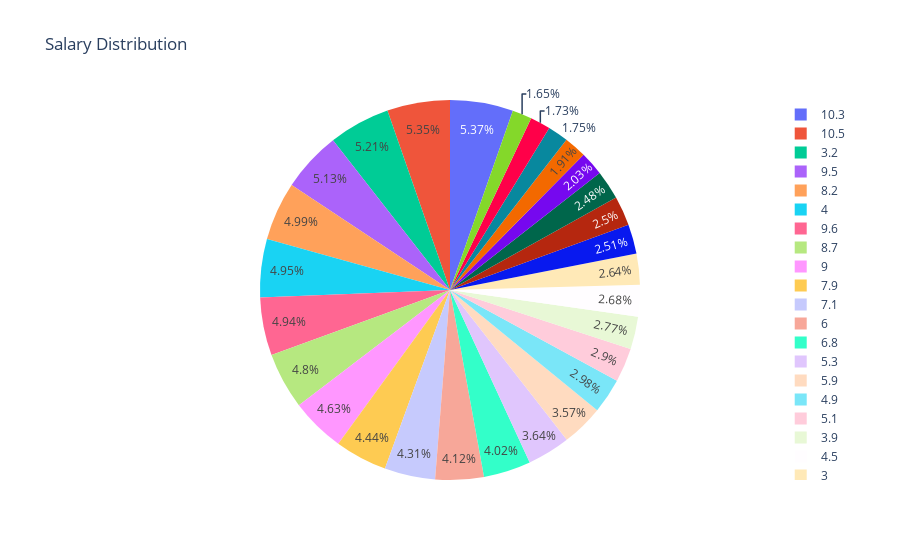

Notebook code for this chart:
### Markdown cell above
## insights there is a postive correlation between salary and Years of experience

### Code cell
#create pie
fig = px.pie(data,values="Salary",names="YearsExperience",title="Salary Distribution")

fig.show()

### Figure 1 — Plotly figure (JSON) as saved in the notebook; plotly's stock layout.template omitted (floating-point values rounded to 4 significant figures)
{"data": [{"domain": {"x": [0, 1], "y": [0, 1]}, "hovertemplate": "YearsExperience=%{label}<br>Salary=%{value}<extra></extra>", "labels": [1.1, 1.3, 1.5, 2, 2.2, 2.9, 3, 3.2, 3.2, 3.7, 3.9, 4, 4, 4.1, 4.5, 4.9, 5.1, 5.3, 5.9, 6, 6.8, 7.1, 7.9, 8.2, 8.7, 9, 9.5, 9.6, 10.3, 10.5], "legendgroup": "", "name": "", "showlegend": true, "type": "pie", "values": [39343, 46205, 37731, 43525, 39891, 56642, 60150, 54445, 64445, 57189, 63218, 55794, 56957, 57081, 61111, 67938, 66029, 83088, 81363, 93940, 91738, 98273, 101302, 113812, 109431, 105582, 116969, 112635, 122391, 121872]}], "layout": {"legend": {"tracegroupgap": 0}, "title": {"text": "Salary Distribution"}}}
